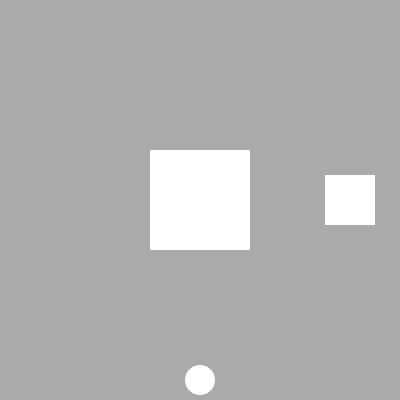
Frame 1 (no input)
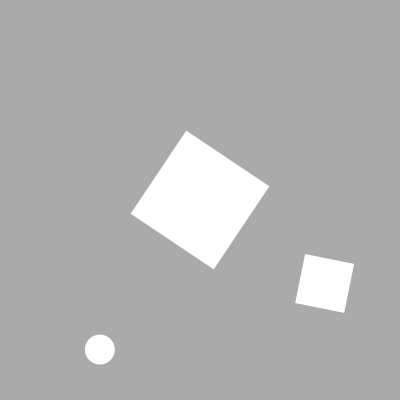
Frame 60 (the mouse pressed at the canvas centre just before this capture)
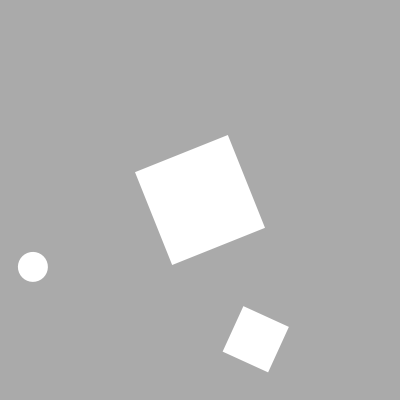
Frame 120 (the mouse held since frame 60 and released just before this capture)

The Processing sketch that drew these frames (run headless with seeded random() and noise(); from frame 60 on, the mouse is pressed at the canvas centre):

// Processing sketch: listing_2_12
// ── listing_2_12.pde
// Processing for Android: 
// Create Mobile, Sensor-Aware, and VR Applications Using Processing
// Andres Colubri
// http://p5android-book.andrescolubri.net/

float angle;

void setup() {
  size(400, 400);
  rectMode(CENTER);
  noStroke();
}

void draw() {
  background(170);
  translate(width/2, height/2);
  rotate(angle);
  rect(0, 0, 100, 100);
  pushMatrix();
  translate(150, 0);  
  rotate(2 * angle);
  scale(0.5);
  rect(0, 0, 100, 100);
  popMatrix();
  translate(0, 180);
  ellipse(0, 0, 30, 30);
  angle += 0.01;
}
